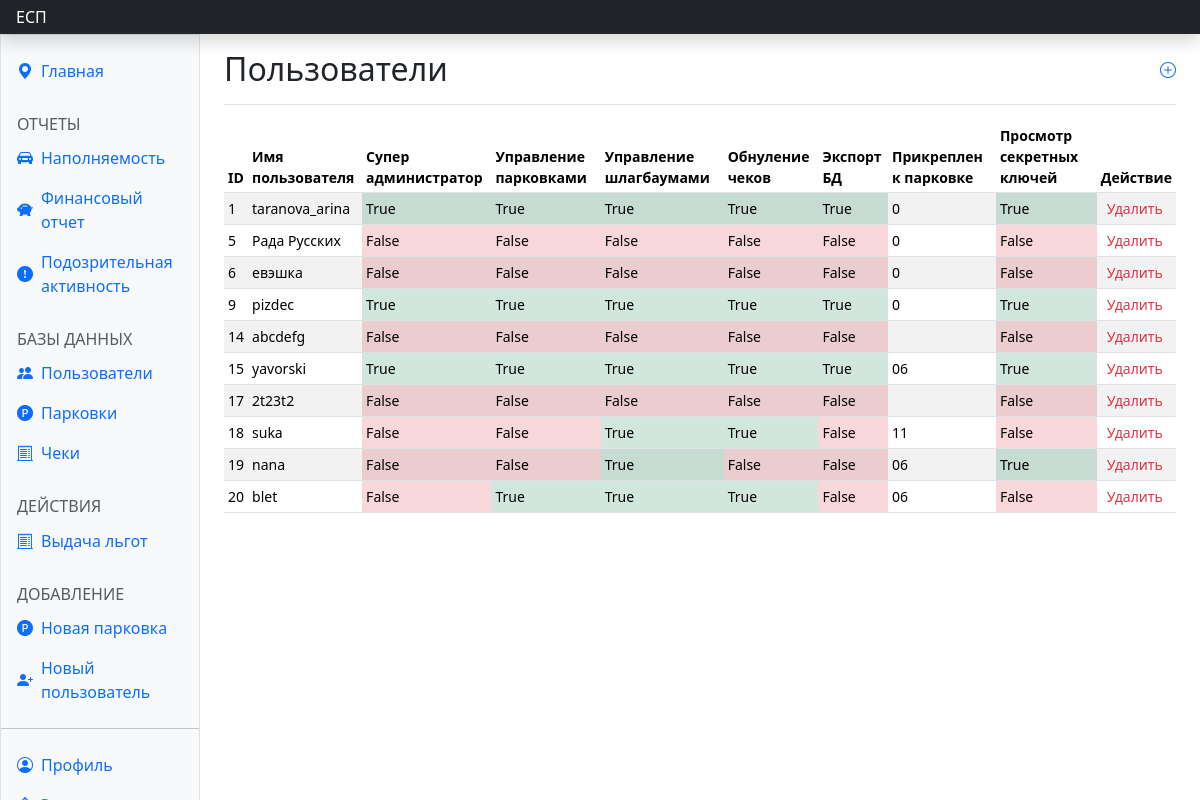
/dash_users/ (signed in), run on an earlier commit of the app's database.
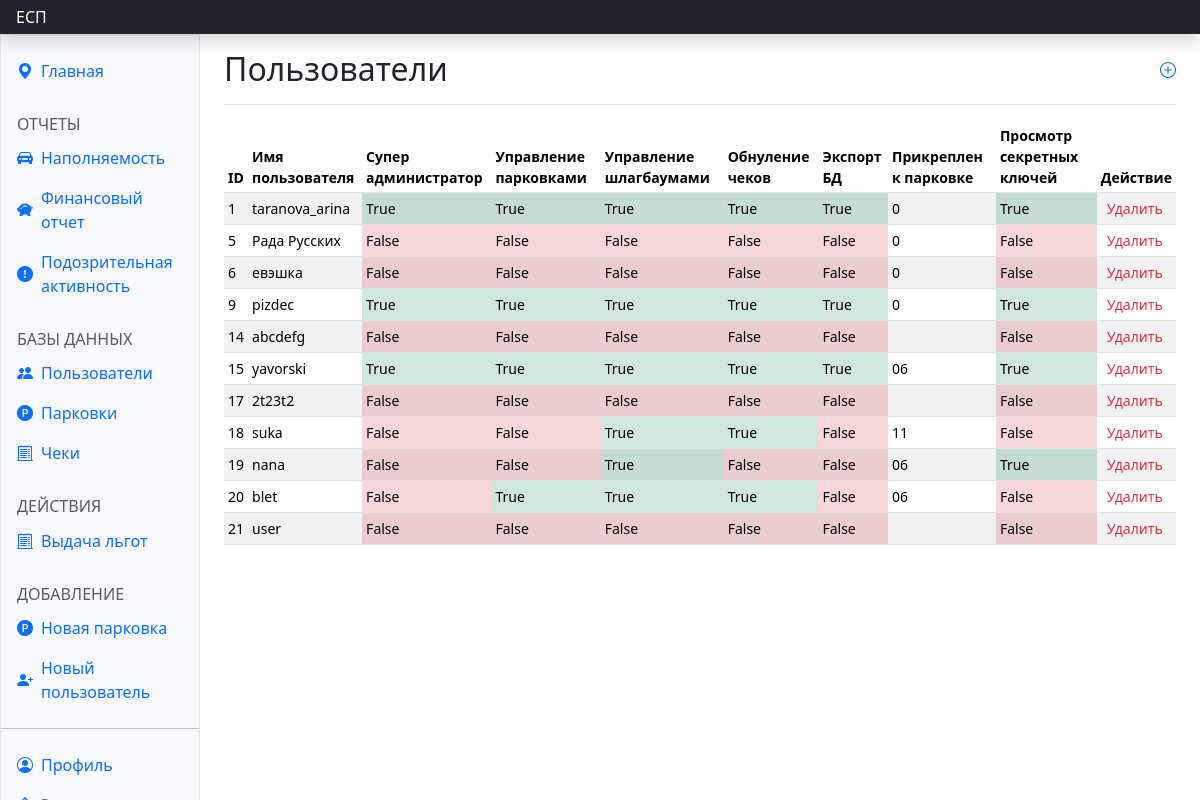
And on a later commit of the database.
### parkingapp/models.py (models this page shows, shortened)
class User(AbstractUser):
    card_num = models.PositiveBigIntegerField(default=0000)
    username = models.CharField(max_length=20, unique=True)
    phone_number = models.CharField(max_length=16, default=" ")
    park_id = models.CharField(default='', max_length=100)
    car_num = models.CharField(max_length=12, default='')
    is_superadmin = models.BooleanField(default=False)
    parking_control = models.BooleanField(default=False)
    barrier_control = models.BooleanField(default=False)
    coupon_control = models.BooleanField(default=False)
    export_right = models.BooleanField(default=False)
    parking_lot_view = models.BooleanField(default=False)

### parkingapp/views.py (the view)
# urls.py: path('dash_users/', views.dash_users, name='dash_users'),
@login_required(redirect_field_name=None)
def dash_users(request):
    if not request.user.is_superadmin:
        return redirect(reverse('parkingapp:dont_have_access'))
    if request.method == 'POST':
        value = request.POST.get('delete')
        user = User.objects.get(pk=value)
        user.delete()
    users = User.objects.all()
    context = {
        'title': '',
        'users': list(users),
    }
    return render(request, 'dash_users.html', context)

### parkingapp/templates/dash_users.html (shortened to what this page needs)
{% extends 'dash_base.html' %}
{% block usersact %}active{% endblock %}
{% block content %}
<main class="col-md-9 ms-sm-auto col-lg-10 px-md-4">
  <div class="d-flex justify-content-between flex-wrap flex-md-nowrap align-items-center pt-3 pb-2 mb-3 border-bottom">
    <h1 class="h2">Пользователи</h1>
    <a href="{% url 'parkingapp:signadmin' %}" class="text-decoration-none mb-2"><i class="bi bi-plus-circle"></i></a>
  </div>
  <div class="table-responsive small">
    <table class="table table-striped table-sm">
      <thead>
        <tr>
          <th scope="col">ID</th>
          <th scope="col">Имя пользователя</th>
          <th scope="col">Супер администратор</th>
          <th scope="col">Управление парковками</th>
          <th scope="col">Управление шлагбаумами</th>
          <th scope="col">Обнуление чеков</th>
          <th scope="col">Экспорт БД</th>
          <th scope="col">Прикреплен к парковке</th>
          <th scope="col">Просмотр секретных ключей</th>
          <th scope="col">Действие</th>
        </tr>
      </thead>
      <tbody class="align-middle">
        {% for el in users %}
        <tr>
          <td>{{ el.pk }}</td>
          <td>{{ el.username }}</td>
          <td class="{% if el.is_superadmin %} bg-success-subtle {% else %} bg-danger-subtle {% endif %}">
            {{ el.is_superadmin }}</td>
          <td class="{% if el.parking_control %} bg-success-subtle {% else %} bg-danger-subtle {% endif %}">
            {{ el.parking_control }}</td>
          <td class="{% if el.barrier_control %} bg-success-subtle {% else %} bg-danger-subtle {% endif %}">
            {{ el.barrier_control }}</td>
          <td class="{% if el.coupon_control %} bg-success-subtle {% else %} bg-danger-subtle {% endif %}">
            {{ el.coupon_control }}</td>
          <td class="{% if el.export_right %} bg-success-subtle {% else %} bg-danger-subtle {% endif %}">
            {{ el.export_right }}</td>
          <td>{{ el.park_id }}</td>
          <td class="{% if el.parking_lot_view %} bg-success-subtle {% else %} bg-danger-subtle {% endif %}">
            {{ el.parking_lot_view }}</td>
          <td><button class="text-danger" type="button" data-bs-whatever="{{el.pk}}" data-bs-toggle="modal"
              data-bs-target="#exampleModal" style="border: none; background: none;">Удалить</button></td>
        </tr>
        {% endfor %}
      </tbody>
    </table>
  </div>
</main>
{% endblock %}

What changed in the data, as far as the page shows it:
added User: pk "21", username "user", is_superadmin "False", parking_control "False", barrier_control "False", coupon_control "False", export_right "False", parking_lot_view "False"
